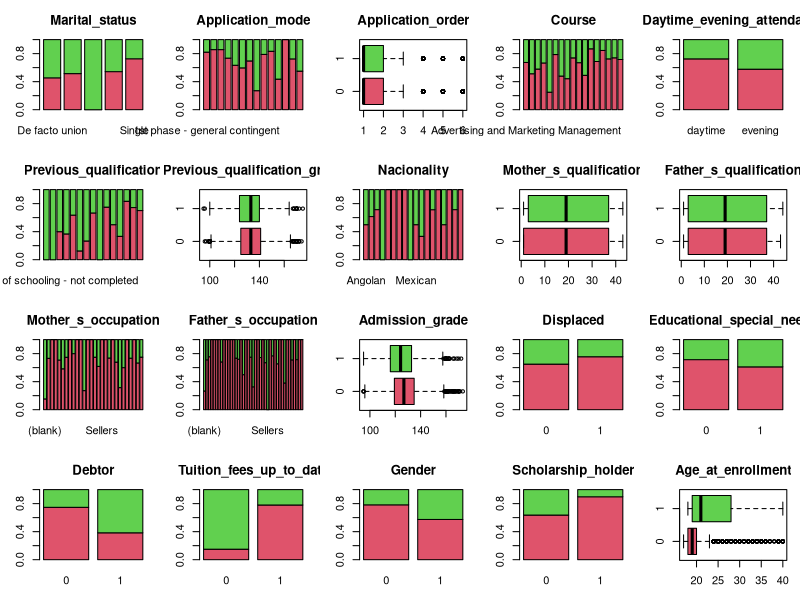
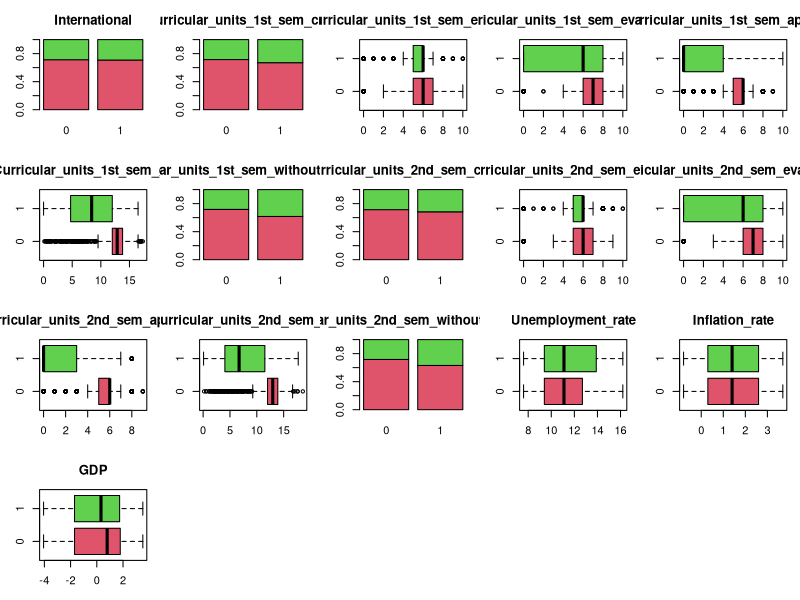

The R script that drew these images, in order: (Note: this script raises an error after producing the figures.)
#Carregar llibreries ----------------------------------------------------------------
library(effects)
library(car)           # funcio Anova
library(emmeans)       # funcio emmeans
library(multcomp)      # funcio cld
library(multcompView)  # funcio cld    
library(dplyr)         # manipulació de dades
library(forcats)


#Llegir dades  -------------------------------------------------------------------
base <- read.csv("clean-data.csv", stringsAsFactors = FALSE)
base <- base %>%
  dplyr::mutate(
    dplyr::across(
      c(Marital_status, Application_mode, Course, Daytime_evening_attendance,
        Previous_qualification, Nacionality, Mother_s_occupation, Father_s_occupation,
        Displaced, Educational_special_needs, Debtor, Tuition_fees_up_to_date,
        Gender, Scholarship_holder, International,
        Curricular_units_1st_sem_credited, Curricular_units_1st_sem_without_evaluations,
        Curricular_units_2nd_sem_credited, Curricular_units_2nd_sem_without_evaluations),
      as.factor
    )
  )

#Modifiquem la variable resposta a 0/1 -------------------------------------------

base <- base %>%
  dplyr::mutate(
    target = dplyr::case_when(
      Target %in% c("dropout", "Dropout", "DROPOUT") ~ 1L,
      Target %in% c("enrolled", "graduated", "Enrolled", "Graduated") ~ 0L,
      TRUE ~ 0L
    )
  )

# Resum de la base de dades ------------------------------------------------------
summary(base)


# Exploració gràfica de les variables explicatives -----------------------------
# Seleccionem totes les variables excepte la resposta 'target'
vars <- setdiff(colnames(base), c("Target","target"))

par(mfrow=c(4,5), mar=c(3,3,3,1)) # finestra 4x5, marges
colors <- c(2,3)                  # colors: vermell i verd

# Boxplot si numèrica, barplot si factor
for (v in vars){
  if (!is.factor(base[[v]])){
    form <- as.formula(paste0(v," ~ target"))
    boxplot(form, base, main = v, col = colors, horizontal = TRUE)
  } else {
    tab <- prop.table(table(base$target, base[[v]]), 2)
    barplot(tab, main = v, col = colors, legend = FALSE)
  }
}

#preprocessament previ al model complet
# Eliminem la variable Target per evitar problemes

if ("Target" %in% names(base)) base <- dplyr::select(base, -Target)

# Abans del model, després d’haver eliminat Target
base <- base %>%
  mutate(across(where(is.factor), ~ fct_lump_min(.x, min = 50, other_level = "Other")))

# Ara el full model
m0 <- glm(target ~ ., data = base, family = binomial(link = "logit"))
summary(m0)
# Anova del model complet amb car
anova(m0, test = "Chisq")

# Contribució de cada variable al model complet
Anova(m0, test.statistic = "LR")


#creem un model reduït amb les variables significatives, *** ** i *
m0.1 <- glm(target ~ Course + Application_mode + Mother_s_qualification + 
                      Father_s_occupation + Debtor + Tuition_fees_up_to_date + 
                      Gender + Scholarship_holder + Age_at_enrollment + 
                      Curricular_units_1st_sem_approved + 
                      Curricular_units_2nd_sem_enrolled + 
                      Curricular_units_2nd_sem_approved + 
                      Unemployment_rate,
            data = base, family = binomial(link = "logit"))



summary(m0.1)

#Comparem AIC/BIC amb el model complet (m0) per veure si ha empitjorat molt i
#cal recuperar alguna variable

AIC(m0, m0.1)
BIC(m0, m0.1)

#Contribució de cada variable al model reduït
Anova(m0.1, test.statistic = 'LR')  

#Fem una selecció automàtica cap endavant i cap enrere a partir del model complet
#utilitzant el criteri BIC
m0.2 <- step(m0, direction = "both", 
             k = log(nrow(base)), 
             trace = FALSE)

summary(m0.2)

#m0 (complet): 72 df, AIC = 1484.7, BIC = 1905.0

#m0.1 (reduït manual): 42 df, AIC = 1468.4, BIC = 1713.6

#m0.2 (reduït automàtic): 9 df, AIC = 1490.9, BIC = 1534.9

#Mirem si les variables adicionales del model m0.1 aporten informació addicional
#en comparació amb el model m0.2
anova(m0.2, m0.1, test = "Chisq")

#el p-valor és molt baix, per tant les variables addicionals del model m0.1 aporten
#informació addicional i és preferible utilitzar aquest model en comptes del m0.2


#Diagnòstic del model final ------------------------------------------------------
par(mfrow = c(1, 1)) # finestra 1x1
residualPlots(m0.1, ~ 1, type = "pearson") #residus vs ajustats

residualPlots(m0.1, layout = c(5,5), ask = FALSE, tests = FALSE) #residus vs cada variable explicativa
